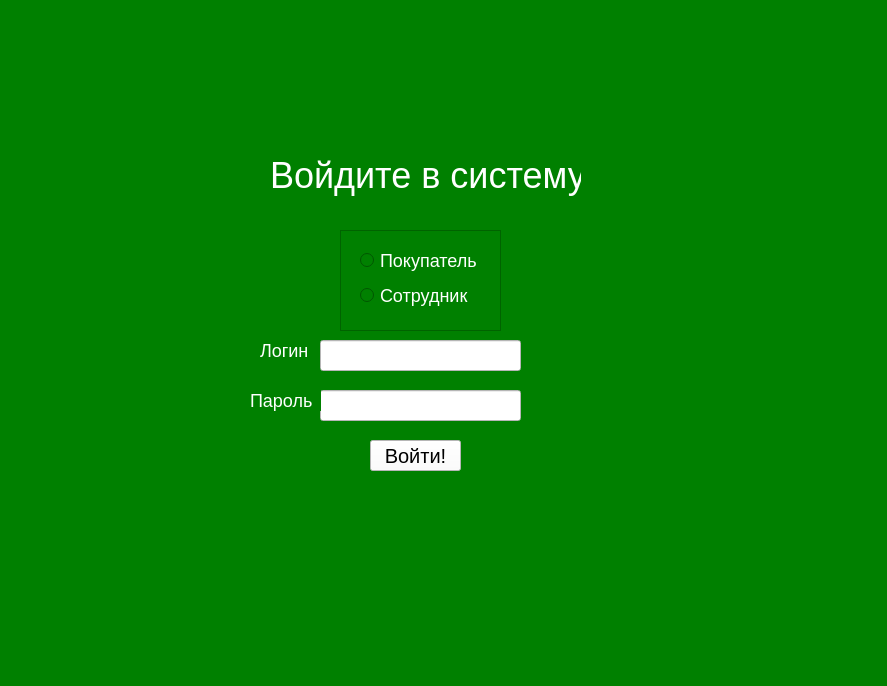
<?xml version="1.0" encoding="UTF-8"?>
<ui version="4.0">
 <class>MainWindow</class>
 <widget class="QMainWindow" name="MainWindow">
  <property name="geometry">
   <rect>
    <x>0</x>
    <y>0</y>
    <width>887</width>
    <height>686</height>
   </rect>
  </property>
  <property name="windowTitle">
   <string>MainWindow</string>
  </property>
  <property name="styleSheet">
   <string notr="true">background-color: green;</string>
  </property>
  <widget class="QWidget" name="centralwidget">
   <widget class="QLabel" name="label">
    <property name="geometry">
     <rect>
      <x>270</x>
      <y>150</y>
      <width>311</width>
      <height>51</height>
     </rect>
    </property>
    <property name="styleSheet">
     <string notr="true">background-color: green;
color: white;
font-size: 36px</string>
    </property>
    <property name="text">
     <string>Войдите в систему</string>
    </property>
   </widget>
   <widget class="QFrame" name="roleFrame">
    <property name="geometry">
     <rect>
      <x>340</x>
      <y>230</y>
      <width>161</width>
      <height>101</height>
     </rect>
    </property>
    <property name="styleSheet">
     <string notr="true"/>
    </property>
    <property name="frameShape">
     <enum>QFrame::StyledPanel</enum>
    </property>
    <property name="frameShadow">
     <enum>QFrame::Raised</enum>
    </property>
    <widget class="QRadioButton" name="userRadioButton">
     <property name="geometry">
      <rect>
       <x>20</x>
       <y>10</y>
       <width>131</width>
       <height>41</height>
      </rect>
     </property>
     <property name="styleSheet">
      <string notr="true">color: white;
font-size: 18px</string>
     </property>
     <property name="text">
      <string>Покупатель</string>
     </property>
    </widget>
    <widget class="QRadioButton" name="employeeRadioButton">
     <property name="geometry">
      <rect>
       <x>20</x>
       <y>50</y>
       <width>121</width>
       <height>31</height>
      </rect>
     </property>
     <property name="styleSheet">
      <string notr="true">color: white;
font-size: 18px</string>
     </property>
     <property name="text">
      <string>Сотрудник</string>
     </property>
    </widget>
   </widget>
   <widget class="QLineEdit" name="loginEdit">
    <property name="geometry">
     <rect>
      <x>320</x>
      <y>340</y>
      <width>201</width>
      <height>31</height>
     </rect>
    </property>
    <property name="styleSheet">
     <string notr="true">background-color: white;
</string>
    </property>
   </widget>
   <widget class="QLabel" name="label_2">
    <property name="geometry">
     <rect>
      <x>260</x>
      <y>340</y>
      <width>51</width>
      <height>21</height>
     </rect>
    </property>
    <property name="styleSheet">
     <string notr="true">font-size: 18px;
color: white;</string>
    </property>
    <property name="text">
     <string>Логин</string>
    </property>
   </widget>
   <widget class="QLineEdit" name="passwordEdit">
    <property name="geometry">
     <rect>
      <x>320</x>
      <y>390</y>
      <width>201</width>
      <height>31</height>
     </rect>
    </property>
    <property name="styleSheet">
     <string notr="true">background-color: white;
</string>
    </property>
   </widget>
   <widget class="QLabel" name="label_3">
    <property name="geometry">
     <rect>
      <x>250</x>
      <y>390</y>
      <width>71</width>
      <height>21</height>
     </rect>
    </property>
    <property name="styleSheet">
     <string notr="true">font-size: 18px;
color: white;</string>
    </property>
    <property name="text">
     <string>Пароль</string>
    </property>
   </widget>
   <widget class="QPushButton" name="loginButton">
    <property name="geometry">
     <rect>
      <x>370</x>
      <y>440</y>
      <width>91</width>
      <height>31</height>
     </rect>
    </property>
    <property name="styleSheet">
     <string notr="true">background-color: white;
color: black;
font-size: 20px</string>
    </property>
    <property name="text">
     <string>Войти!</string>
    </property>
   </widget>
  </widget>
  <widget class="QMenuBar" name="menubar">
   <property name="geometry">
    <rect>
     <x>0</x>
     <y>0</y>
     <width>887</width>
     <height>21</height>
    </rect>
   </property>
  </widget>
  <widget class="QStatusBar" name="statusbar"/>
 </widget>
 <resources/>
 <connections/>
</ui>
